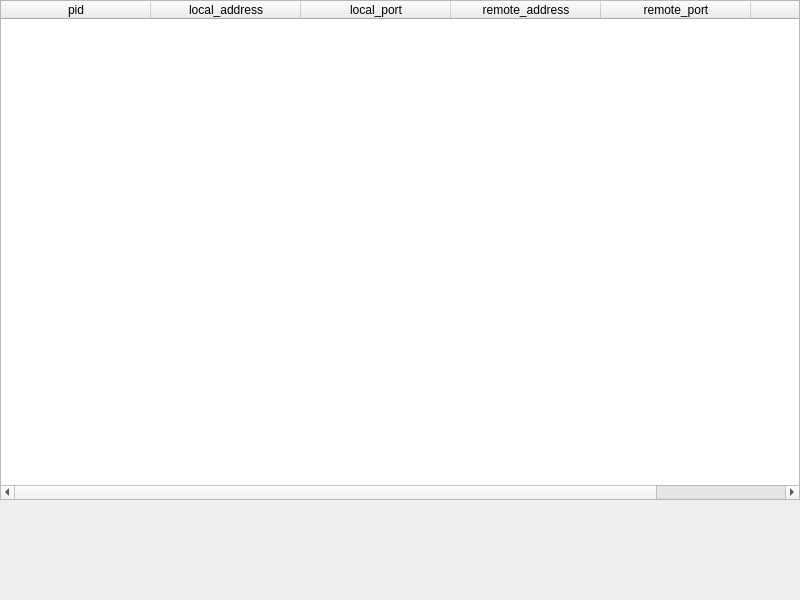
<?xml version="1.0" encoding="UTF-8"?>
<ui version="4.0">
 <class>TCPCounter</class>
 <widget class="QWidget" name="TCPCounter">
  <property name="geometry">
   <rect>
    <x>0</x>
    <y>0</y>
    <width>800</width>
    <height>600</height>
   </rect>
  </property>
  <property name="minimumSize">
   <size>
    <width>800</width>
    <height>600</height>
   </size>
  </property>
  <property name="maximumSize">
   <size>
    <width>800</width>
    <height>600</height>
   </size>
  </property>
  <property name="windowTitle">
   <string>Form</string>
  </property>
  <widget class="QTableWidget" name="tcplist">
   <property name="geometry">
    <rect>
     <x>0</x>
     <y>0</y>
     <width>800</width>
     <height>500</height>
    </rect>
   </property>
   <property name="minimumSize">
    <size>
     <width>800</width>
     <height>500</height>
    </size>
   </property>
   <property name="maximumSize">
    <size>
     <width>800</width>
     <height>500</height>
    </size>
   </property>
   <property name="rowCount">
    <number>0</number>
   </property>
   <property name="columnCount">
    <number>6</number>
   </property>
   <attribute name="horizontalHeaderDefaultSectionSize">
    <number>150</number>
   </attribute>
   <attribute name="horizontalHeaderMinimumSectionSize">
    <number>100</number>
   </attribute>
   <column>
    <property name="text">
     <string>pid</string>
    </property>
   </column>
   <column>
    <property name="text">
     <string>local_address</string>
    </property>
   </column>
   <column>
    <property name="text">
     <string>local_port</string>
    </property>
   </column>
   <column>
    <property name="text">
     <string>remote_address</string>
    </property>
   </column>
   <column>
    <property name="text">
     <string>remote_port</string>
    </property>
   </column>
   <column>
    <property name="text">
     <string>status</string>
    </property>
   </column>
  </widget>
 </widget>
 <resources/>
 <connections/>
</ui>
